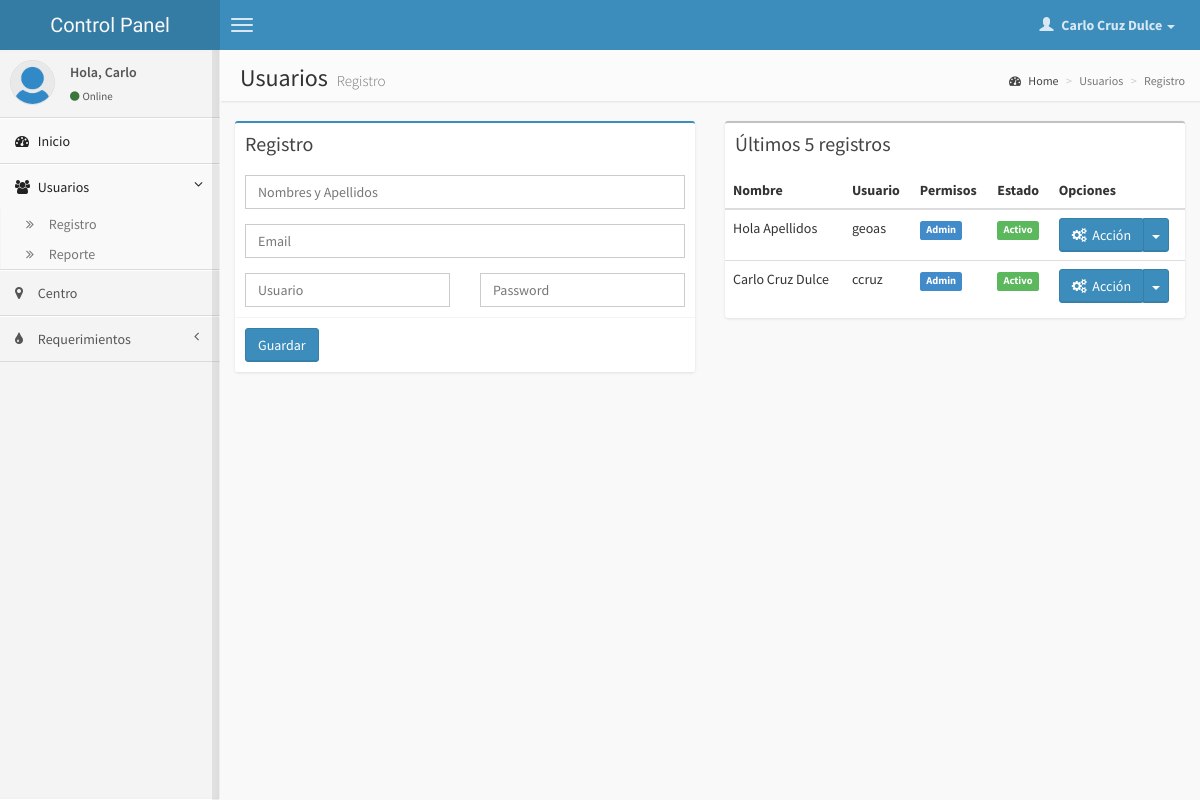
Page /admin/usuario_registro.php (signed in) on the committed database.
### tables this page shows
CREATE TABLE IF NOT EXISTS `personal` (
  `id` int(11) NOT NULL,
  `idcentro` int(11) NOT NULL,
  `username` varchar(20) NOT NULL,
  `email` varchar(100) NOT NULL,
  `password` varchar(10) NOT NULL,
  `nombre` varchar(100) NOT NULL,
  `imagen` varchar(100) NOT NULL DEFAULT 'noimagen.jpg',
  `permisos` char(1) NOT NULL DEFAULT '1',
  `fecha` timestamp NOT NULL DEFAULT CURRENT_TIMESTAMP,
  `estado` char(1) NOT NULL DEFAULT '1'
);

CREATE TABLE IF NOT EXISTS `usuarios` (
  `id` int(11) NOT NULL,
  `username` varchar(20) NOT NULL,
  `email` varchar(100) NOT NULL,
  `password` varchar(10) NOT NULL,
  `nombre` varchar(100) NOT NULL,
  `imagen` varchar(100) NOT NULL DEFAULT 'noimagen.jpg',
  `permisos` char(1) NOT NULL DEFAULT '1',
  `fecha` timestamp NOT NULL DEFAULT CURRENT_TIMESTAMP,
  `estado` char(1) NOT NULL DEFAULT '1'
);

### admin/usuario_registro.php (the view, shortened to what this page needs)
<?php
	$s_usuario=$_SESSION["username"];
	$s_nombre=$_SESSION["nombre"];
	$rsbuscar=mysql_query("select * from personal where username='$s_usuario'");
	$encontrado=mysql_fetch_array($rsbuscar);
	$foto=$encontrado["imagen"];
?>
<!DOCTYPE html>
<html>
    <head>
        <link href="css/bootstrap.min.css" rel="stylesheet" type="text/css" />
        <link href="css/font-awesome.min.css" rel="stylesheet" type="text/css" />
        <link href="css/ionicons.min.css" rel="stylesheet" type="text/css" />
        <link href="css/datatables/dataTables.bootstrap.css" rel="stylesheet" type="text/css" />
        <link href="css/AdminLTE.css" rel="stylesheet" type="text/css" />
    </head>
    <body class="skin-blue fixed">
        <header class="header">
            <a href="index.php" class="logo">
				Control Panel
            </a>
            <nav class="navbar navbar-static-top" role="navigation">
                <a href="#" class="navbar-btn sidebar-toggle" data-toggle="offcanvas" role="button">
                    <span class="icon-bar"></span>
                    <span class="icon-bar"></span>
                    <span class="icon-bar"></span>
                </a>
                <div class="navbar-right">
                    <ul class="nav navbar-nav">
                        <li class="dropdown user user-menu">
                            <a href="#" class="dropdown-toggle" data-toggle="dropdown">
                                <i class="glyphicon glyphicon-user"></i>
                                <span><?php echo $s_nombre ?> <i class="caret"></i></span>
                            </a>
                        </li>
                    </ul>
                </div>
            </nav>
        </header>
        <div class="wrapper row-offcanvas row-offcanvas-left">
            <aside class="left-side sidebar-offcanvas">
                <section class="sidebar">
                    <div class="user-panel">
                        <div class="pull-left image">
                            <img src="img/usuarios/<?php echo $foto ?>" class="img-circle" alt="User Image" />
                        </div>
                        <div class="pull-left info">
                            <p>Hola,
							<?php
							$nombre = explode(" ", $s_nombre);
							echo $nombre[0];
							?> </p>
                            <a href="#"><i class="fa fa-circle text-success"></i>Online</a>
                        </div>
                    </div>
                    <ul class="sidebar-menu">
                        <li class="active">
                            <a href="index.php">
                                <i class="fa fa-dashboard"></i> <span>Inicio</span>
                            </a>
                        </li>
                        <li class="treeview active">
                            <a href="#">
                                <i class="fa fa-users"></i>
                                <span>Usuarios</span>
                                <i class="fa fa-angle-left pull-right"></i>
                            </a>
                            <ul class="treeview-menu">
                                <li><a href="usuario_registro.php"><i class="fa fa-angle-double-right"></i> Registro</a></li>
                                <li><a href="usuario_reporte.php"><i class="fa fa-angle-double-right"></i> Reporte</a></li>
                            </ul>
                        </li>
						<li>
                            <a href="centro.php">
                                <i class="fa fa-map-marker"></i> <span>Centro</span>
                            </a>
                        </li>
						<li class="treeview">
                            <a href="#">
                                <i class="fa fa-tint"></i>
                                <span>Requerimientos</span>
                                <i class="fa fa-angle-left pull-right"></i>
                            </a>
                        </li>
                    </ul>
                </section>
            </aside>
            <aside class="right-side">
                <section class="content-header">
                    <h1>
                        Usuarios
                        <small>Registro</small>
                    </h1>
                    <ol class="breadcrumb">
                        <li><a href="index.php"><i class="fa fa-dashboard"></i> Home</a></li>
                        <li class="active">Usuarios</li>
                        <li class="active">Registro</li>
                    </ol>
                </section>
                <section class="content">
					<div class="row">
						<div class="col-md-6">
                            <div class="box box-primary">
                                <div class="box-header">
                                    <h3 class="box-title">Registro</h3>
                                </div>
                                <form action="usuario_registro_insertar.php" method="post">
                                    <div class="box-body">
                                        <div class="form-group">
                                            <input type="text" class="form-control" placeholder="Nombres y Apellidos" name="nombre" maxlength="100" required/>
                                        </div>
										<div class="form-group">
                                            <input type="email" class="form-control" placeholder="Email" name="email" maxlength="100" />
                                        </div>
										<div class="row">
											<div class="col-xs-6">
												<input type="text" class="form-control" placeholder="Usuario" name="usuario" id="usuario" maxlength="100" required/>
											</div>
											<div class="col-xs-6">
												<input type="text" class="form-control" placeholder="Password" name="password" maxlength="100" required/>
											</div>
										</div>
                                    </div>
                                    <div class="box-footer">
                                        <button type="submit" class="btn btn-primary">Guardar</button>
                                    </div>
                                </form>
                            </div>
						</div>
						<div class="col-md-6">
							<div class="box">
                                <div class="box-header">
                                    <h3 class="box-title">Últimos 5 registros</h3>
                                </div>
                                 <div class="box-body table-responsive no-padding">
                                    <table id="example1" class="table table-hover">
                                        <thead>
                                            <tr>
												<th>Nombre</th>
                                                <th>Usuario</th>
                                                <th>Permisos</th>
                                                <th>Estado</th>
                                                <th>Opciones</th>
                                            </tr>
                                        </thead>
                                        <tbody>
										<?php
											$query = "SELECT * FROM usuarios order by fecha desc limit 5";
											$rs = mysql_query($query);
											while($rsconsulta = mysql_fetch_array($rs)) {
										?>
                                            <tr>
												<td><?php echo $rsconsulta['nombre'] ?></td>
                                                <td><?php echo $rsconsulta['username'] ?></td>
												<td><?php if ($rsconsulta['permisos']=="1") { ?>
													<span class="label label-primary">Admin</span>
													<?php } else { ?>
													<span class="label label-info">Editor</span>
													<?php } ?>
												</td>
												<td><?php if ($rsconsulta['estado']=="1") { ?>
													<span class="label label-success">Activo</span>
													<?php } else { ?>
													<span class="label label-danger">Inactivo</span>
													<?php } ?>
												</td>
                                                <td>
													<div class="btn-group" align="right">
														<button type="button" class="btn btn-primary dropdown-toggle" data-toggle="dropdown""><i class="fa fa-gears"></i> &nbsp;Acción</button>
														<button type="button" class="btn btn-primary dropdown-toggle" data-toggle="dropdown">
															<span class="caret"></span>
														</button>
													</div>
												</td>
                                            </tr>
										<?php } ?>
                                        </tbody>
                                    </table>
                                </div>
                            </div>
                        </div>
					</div>
                </section>
            </aside>
		</div>
    </body>
	</html>

### rows in the picture
personal: imagen (placeholder picture)
usuarios: nombre "Hola Apellidos", username "geoas", permisos "Admin", estado "Activo"
usuarios: nombre "Carlo Cruz Dulce", username "ccruz", permisos "Admin", estado "Activo"

### other values in the picture
$s_nombre "Carlo Cruz Dulce"
$nombre[0] "Carlo"
